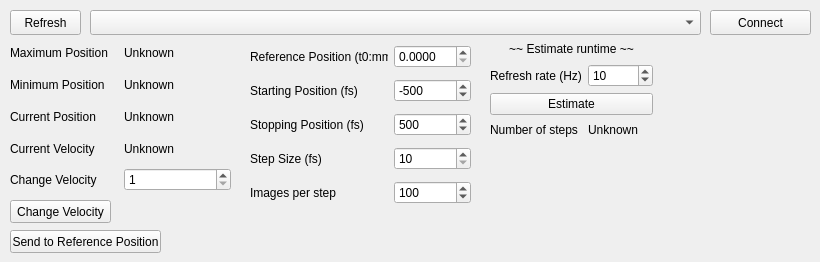
    <widget class="QWidget" name="_tab_2">
     <attribute name="title">
      <string>Delay Stage</string>
     </attribute>
     <widget class="QPushButton" name="_dly_connect_button">
      <property name="geometry">
       <rect>
        <x>710</x>
        <y>10</y>
        <width>101</width>
        <height>25</height>
       </rect>
      </property>
      <property name="text">
       <string>Connect</string>
      </property>
     </widget>
     <widget class="QPushButton" name="_dly_vel_but">
      <property name="geometry">
       <rect>
        <x>10</x>
        <y>200</y>
        <width>101</width>
        <height>23</height>
       </rect>
      </property>
      <property name="text">
       <string>Change Velocity</string>
      </property>
     </widget>
     <widget class="QPushButton" name="_dly_send_to">
      <property name="geometry">
       <rect>
        <x>10</x>
        <y>230</y>
        <width>151</width>
        <height>23</height>
       </rect>
      </property>
      <property name="text">
       <string>Send to Reference Position</string>
      </property>
     </widget>
     <widget class="QWidget" name="gridLayoutWidget_7">
      <property name="geometry">
       <rect>
        <x>10</x>
        <y>40</y>
        <width>221</width>
        <height>151</height>
       </rect>
      </property>
      <layout class="QGridLayout" name="gridLayout_7">
       <item row="1" column="0">
        <widget class="QLabel" name="label_25">
         <property name="text">
          <string>Minimum Position</string>
         </property>
        </widget>
       </item>
       <item row="0" column="0">
        <widget class="QLabel" name="label_23">
         <property name="text">
          <string>Maximum Position</string>
         </property>
        </widget>
       </item>
       <item row="2" column="1">
        <widget class="QLabel" name="_dly_pos">
         <property name="text">
          <string>Unknown</string>
         </property>
        </widget>
       </item>
       <item row="1" column="1">
        <widget class="QLabel" name="_dly_pos_min">
         <property name="text">
          <string>Unknown</string>
         </property>
        </widget>
       </item>
       <item row="3" column="1">
        <widget class="QLabel" name="_dly_vel">
         <property name="text">
          <string>Unknown</string>
         </property>
        </widget>
       </item>
       <item row="3" column="0">
        <widget class="QLabel" name="label_21">
         <property name="text">
          <string>Current Velocity</string>
         </property>
        </widget>
       </item>
       <item row="0" column="1">
        <widget class="QLabel" name="_dly_pos_max">
         <property name="text">
          <string>Unknown</string>
         </property>
        </widget>
       </item>
       <item row="2" column="0">
        <widget class="QLabel" name="label_18">
         <property name="text">
          <string>Current Position</string>
         </property>
        </widget>
       </item>
       <item row="4" column="0">
        <widget class="QLabel" name="label_20">
         <property name="text">
          <string>Change Velocity</string>
         </property>
        </widget>
       </item>
       <item row="4" column="1">
        <widget class="QSpinBox" name="_dly_vel_set">
         <property name="minimum">
          <number>1</number>
         </property>
         <property name="maximum">
          <number>50</number>
         </property>
        </widget>
       </item>
      </layout>
     </widget>
     <widget class="QWidget" name="gridLayoutWidget_8">
      <property name="geometry">
       <rect>
        <x>250</x>
        <y>40</y>
        <width>221</width>
        <height>171</height>
       </rect>
      </property>
      <layout class="QGridLayout" name="gridLayout_8">
       <item row="3" column="0">
        <widget class="QLabel" name="label_27">
         <property name="text">
          <string>Step Size (fs)</string>
         </property>
        </widget>
       </item>
       <item row="4" column="0">
        <widget class="QLabel" name="label_28">
         <property name="text">
          <string>Images per step</string>
         </property>
        </widget>
       </item>
       <item row="4" column="1">
        <widget class="QSpinBox" name="_dly_img">
         <property name="minimum">
          <number>1</number>
         </property>
         <property name="maximum">
          <number>10000</number>
         </property>
         <property name="value">
          <number>100</number>
         </property>
        </widget>
       </item>
       <item row="2" column="0">
        <widget class="QLabel" name="label_32">
         <property name="text">
          <string>Stopping Position (fs)</string>
         </property>
        </widget>
       </item>
       <item row="1" column="0">
        <widget class="QLabel" name="label_29">
         <property name="text">
          <string>Starting Position (fs)</string>
         </property>
        </widget>
       </item>
       <item row="3" column="1">
        <widget class="QSpinBox" name="_dly_step">
         <property name="minimum">
          <number>10</number>
         </property>
         <property name="maximum">
          <number>100000</number>
         </property>
        </widget>
       </item>
       <item row="0" column="0">
        <widget class="QLabel" name="label_15">
         <property name="text">
          <string>Reference Position (t0:mm)</string>
         </property>
        </widget>
       </item>
       <item row="2" column="1">
        <widget class="QSpinBox" name="_dly_stop">
         <property name="minimum">
          <number>-100000</number>
         </property>
         <property name="maximum">
          <number>100000</number>
         </property>
         <property name="value">
          <number>500</number>
         </property>
        </widget>
       </item>
       <item row="1" column="1">
        <widget class="QSpinBox" name="_dly_start">
         <property name="minimum">
          <number>-100000</number>
         </property>
         <property name="maximum">
          <number>100000</number>
         </property>
         <property name="value">
          <number>-500</number>
         </property>
        </widget>
       </item>
       <item row="0" column="1">
        <widget class="QDoubleSpinBox" name="_delay_t0">
         <property name="decimals">
          <number>4</number>
         </property>
         <property name="maximum">
          <double>125.000000000000000</double>
         </property>
        </widget>
       </item>
      </layout>
     </widget>
     <widget class="QWidget" name="gridLayoutWidget_9">
      <property name="geometry">
       <rect>
        <x>490</x>
        <y>40</y>
        <width>163</width>
        <height>98</height>
       </rect>
      </property>
      <layout class="QGridLayout" name="gridLayout_9">
       <item row="1" column="0">
        <widget class="QLabel" name="label_31">
         <property name="text">
          <string>Refresh rate (Hz)</string>
         </property>
        </widget>
       </item>
       <item row="1" column="1">
        <widget class="QSpinBox" name="spinBox">
         <property name="minimum">
          <number>1</number>
         </property>
         <property name="maximum">
          <number>1000</number>
         </property>
         <property name="value">
          <number>10</number>
         </property>
        </widget>
       </item>
       <item row="2" column="0" colspan="2">
        <widget class="QPushButton" name="pushButton_3">
         <property name="text">
          <string>Estimate</string>
         </property>
        </widget>
       </item>
       <item row="0" column="0" colspan="2">
        <widget class="QLabel" name="label_30">
         <property name="text">
          <string>~~ Estimate runtime ~~</string>
         </property>
         <property name="alignment">
          <set>Qt::AlignCenter</set>
         </property>
        </widget>
       </item>
       <item row="3" column="0">
        <widget class="QLabel" name="label_33">
         <property name="text">
          <string>Number of steps</string>
         </property>
        </widget>
       </item>
       <item row="3" column="1">
        <widget class="QLabel" name="label_34">
         <property name="text">
          <string>Unknown</string>
         </property>
        </widget>
       </item>
      </layout>
     </widget>
     <widget class="QComboBox" name="_com_ports">
      <property name="geometry">
       <rect>
        <x>90</x>
        <y>10</y>
        <width>611</width>
        <height>25</height>
       </rect>
      </property>
     </widget>
     <widget class="QPushButton" name="_dly_refresh">
      <property name="geometry">
       <rect>
        <x>10</x>
        <y>10</y>
        <width>71</width>
        <height>25</height>
       </rect>
      </property>
      <property name="text">
       <string>Refresh</string>
      </property>
     </widget>
    </widget>
